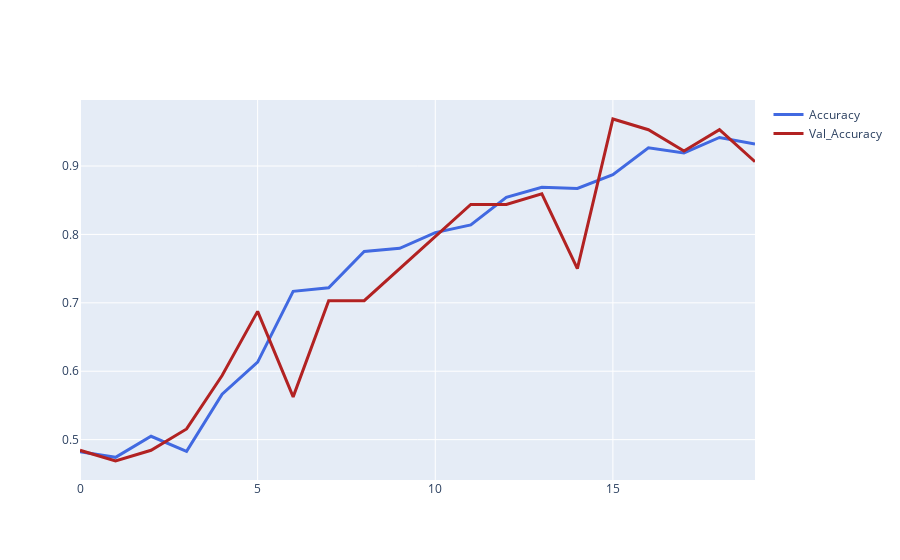

Here is the notebook cell this chart was saved with:
### Markdown cell above
# Plotting graph between Accuracy and Val_Accuracy

### Code cell
import plotly.graph_objects as go
fig = go.Figure()

fig.add_trace(go.Scatter(y=acc, name='Accuracy',
                         line=dict(color='royalblue', width=3)))
fig.add_trace(go.Scatter(y=val_acc, name = 'Val_Accuracy',
                         line=dict(color='firebrick', width=3)))

### Figure 1 — Plotly figure (JSON) as saved in the notebook; plotly's stock layout.template omitted (floating-point values rounded to 4 significant figures)
{"data": [{"line": {"color": "royalblue", "width": 3}, "name": "Accuracy", "type": "scatter", "y": [0.4822, 0.4741, 0.5049, 0.4828, 0.5663, 0.6133, 0.7168, 0.7219, 0.7751, 0.7797, 0.8026, 0.8139, 0.8544, 0.8689, 0.8673, 0.8875, 0.9266, 0.9191, 0.9417, 0.932]}, {"line": {"color": "firebrick", "width": 3}, "name": "Val_Accuracy", "type": "scatter", "y": [0.4844, 0.4688, 0.4844, 0.5156, 0.5938, 0.6875, 0.5625, 0.7031, 0.7031, 0.75, 0.7969, 0.8438, 0.8438, 0.8594, 0.75, 0.9688, 0.9531, 0.9219, 0.9531, 0.9062]}], "layout": {}}
